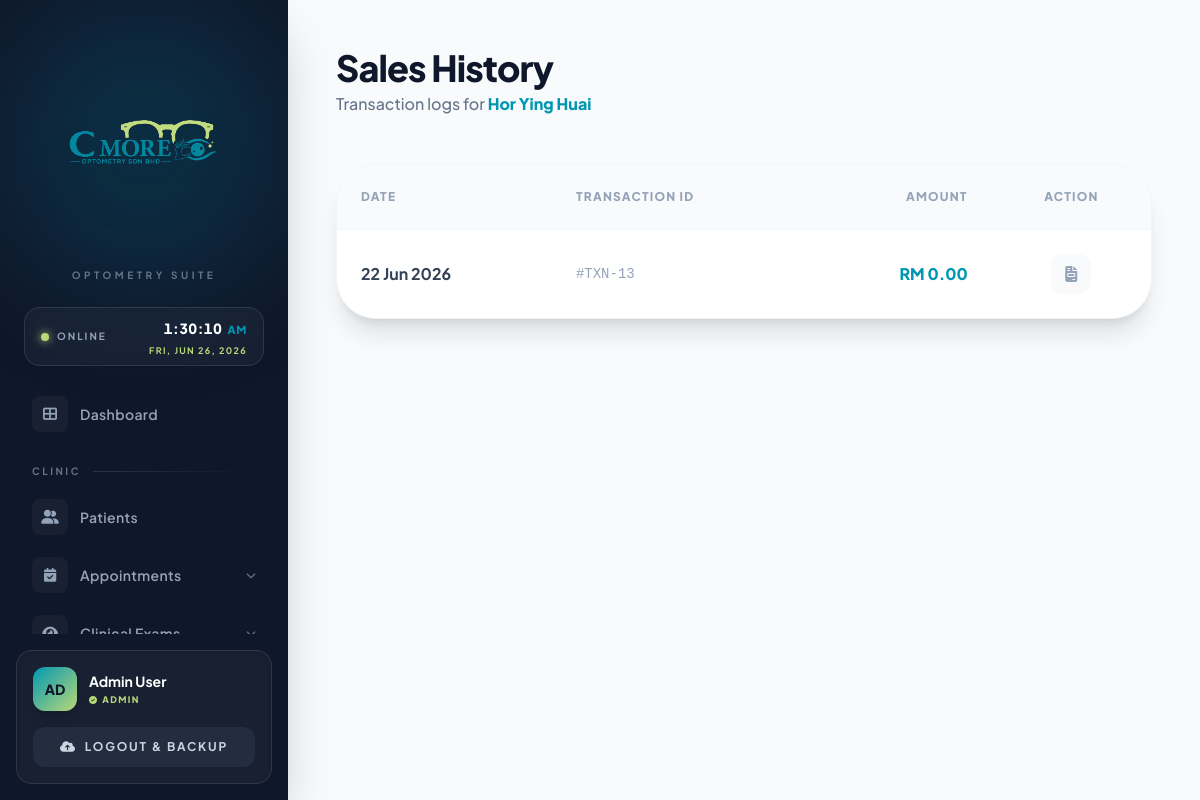
Before: /sales_history.php?patient_id=20 (signed in) with the older database file.
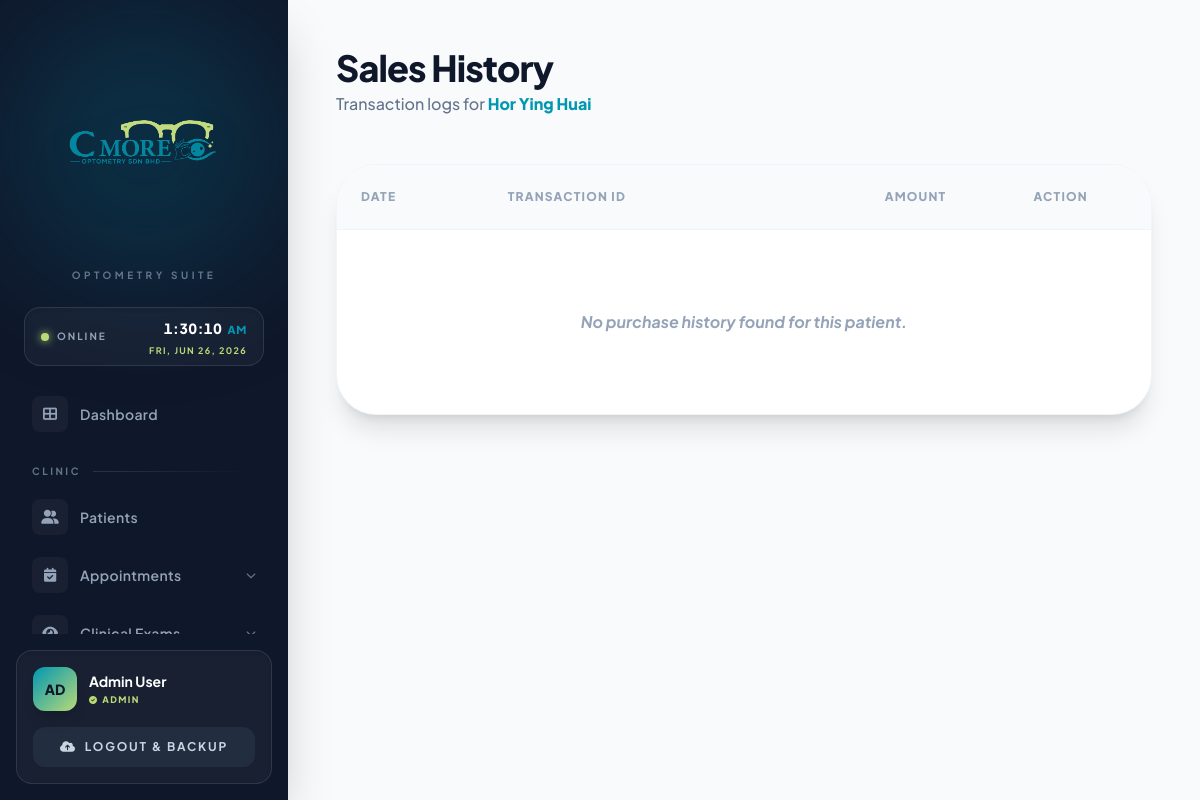
After: the same page with the newer database file.
### tables this page shows
CREATE TABLE `sales` (
  `SALE_ID` int(11) NOT NULL AUTO_INCREMENT,
  `PATIENT_ID` int(11) NOT NULL,
  `STAFF_ID` int(11) NOT NULL,
  `SALE_DATE` datetime DEFAULT current_timestamp(),
  `TOTAL_AMOUNT` decimal(10,2) NOT NULL,
  `PAID_AMOUNT` decimal(10,2) DEFAULT 0.00,
  `PAYMENT_METHOD` enum('Cash','Card','E-wallet','Online Banking') NOT NULL,
  `PAYMENT_STATUS` enum('Pending','Partial','Completed') DEFAULT 'Pending',
  PRIMARY KEY (`SALE_ID`),
  KEY `fk_sales_patient` (`PATIENT_ID`),
  KEY `fk_sales_staff` (`STAFF_ID`),
  CONSTRAINT `fk_sales_patient` FOREIGN KEY (`PATIENT_ID`) REFERENCES `patient` (`PATIENT_ID`) ON DELETE CASCADE,
  CONSTRAINT `fk_sales_staff` FOREIGN KEY (`STAFF_ID`) REFERENCES `user` (`USER_ID`) ON DELETE CASCADE
);

### sales_history.php (the view, shortened to what this page needs)
<?php
include('config.php');
$patient_id = $_GET['patient_id'];
$p_res = mysqli_query($conn, "SELECT NAME FROM PATIENT WHERE PATIENT_ID = $patient_id");
$p_name = mysqli_fetch_assoc($p_res)['NAME'];
?>
<!DOCTYPE html>
<html lang="en">
<head>
    <script src="https://cdn.tailwindcss.com"></script>
    <link rel="stylesheet" href="https://cdnjs.cloudflare.com/ajax/libs/font-awesome/6.0.0/css/all.min.css">
</head>
<body class="bg-[#f8fafc] flex min-h-screen">
    <?php include('sidebar.php'); ?>
    <main class="flex-1 ml-72 p-12">
        <header class="mb-12">
            <h1 class="text-4xl font-extrabold text-slate-900 tracking-tight">Sales History</h1>
            <p class="text-slate-500 font-medium mt-1">Transaction logs for <span class="text-[#0097B2] font-black"><?php echo $p_name; ?></span></p>
        </header>
        <div class="bg-white rounded-[2.5rem] border border-slate-100 shadow-xl overflow-hidden">
            <table class="w-full text-left">
                <thead class="bg-slate-50 border-b border-slate-100">
                    <tr>
                        <th class="p-6 text-xs font-black uppercase tracking-widest text-slate-400">Date</th>
                        <th class="p-6 text-xs font-black uppercase tracking-widest text-slate-400">Transaction ID</th>
                        <th class="p-6 text-xs font-black uppercase tracking-widest text-slate-400 text-right">Amount</th>
                        <th class="p-6 text-center text-xs font-black uppercase tracking-widest text-slate-400">Action</th>
                    </tr>
                </thead>
                <tbody class="divide-y divide-slate-50">
                    <?php
                    $sql = "SELECT * FROM SALES WHERE PATIENT_ID = $patient_id ORDER BY SALE_DATE DESC";
                    $res = mysqli_query($conn, $sql);
                    if(mysqli_num_rows($res) > 0):
                        while($row = mysqli_fetch_assoc($res)):
                    ?>
                    <tr class="hover:bg-slate-50/80 transition-colors">
                        <td class="p-6 font-bold text-slate-700"><?php echo date('d M Y', strtotime($row['SALE_DATE'])); ?></td>
                        <td class="p-6 text-slate-400 font-mono text-sm">#TXN-<?php echo $row['SALE_ID']; ?></td>
                        <td class="p-6 text-right font-black text-[#0097B2]">RM <?php echo number_format($row['TOTAL_AMOUNT'], 2); ?></td>
                        <td class="p-6 text-center">
                            <button class="w-10 h-10 rounded-xl bg-slate-50 text-slate-400 hover:text-[#0097B2] transition">
                                <i class="fa-solid fa-file-invoice"></i>
                            </button>
                        </td>
                    </tr>
                    <?php endwhile; else: ?>
                    <tr><td colspan="4" class="p-20 text-center text-slate-400 italic font-bold">No purchase history found for this patient.</td></tr>
                    <?php endif; ?>
                </tbody>
            </table>
        </div>
    </main>
</body>
</html>

Changed rows visible on the page:
removed sales: SALE_DATE "22 Jun 2026", SALE_ID "13", TOTAL_AMOUNT "0.00"
Other visible differences:
text now shown: "No purchase history found for this patient."
